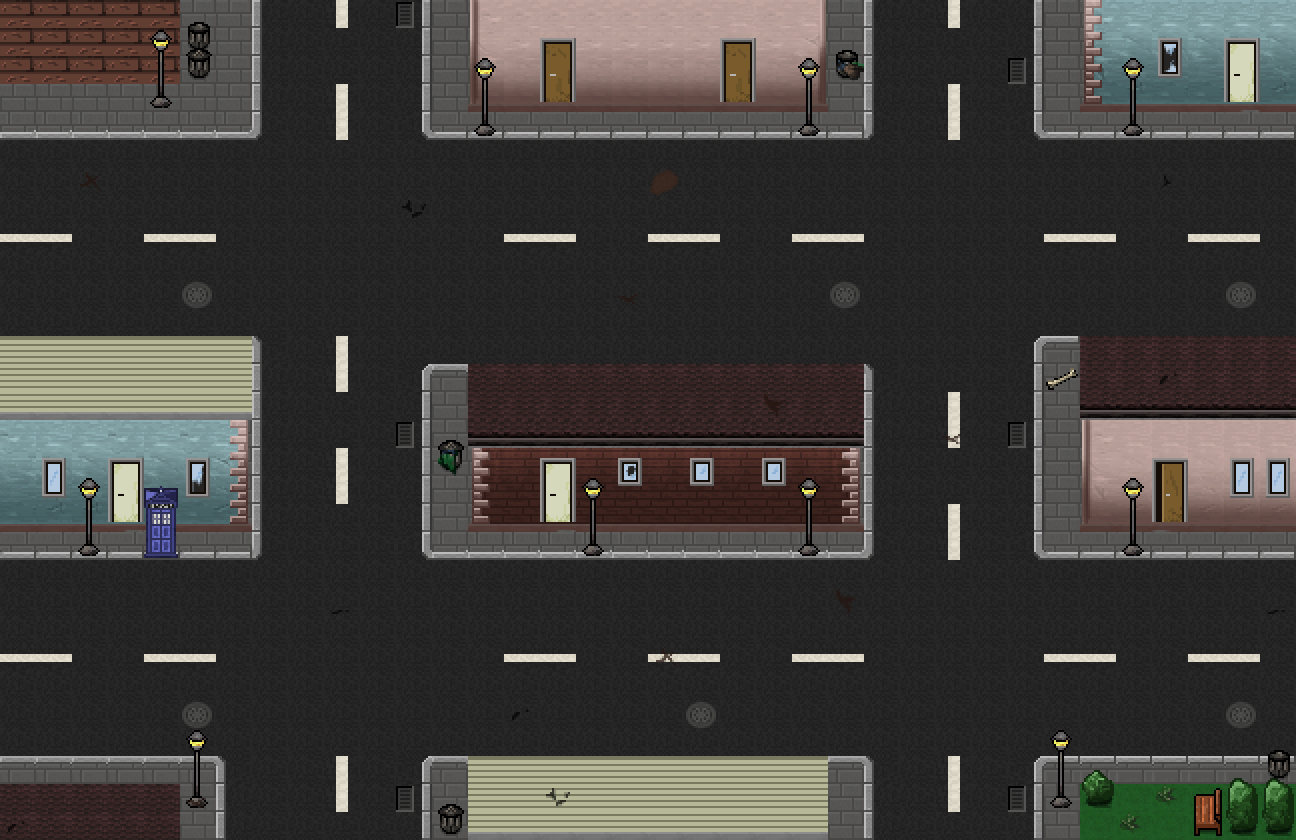

The image is a tile-based game level rendered from a .tmx file. Its description and source (layers, tilesets, objects; grid data summarised) follow:
An orthogonal 36x30 tile map with 36x28 px tiles, 3 tile layers (map, ebene1, ebene2), 2 hidden layers not drawn.

<map version="1.0" orientation="orthogonal" renderorder="right-down" width="36" height="30" tilewidth="36" tileheight="28" nextobjectid="1">
 <tileset firstgid="1" name="sprite_sheet_props_main" tilewidth="36" tileheight="28">
  <image source="../img/sprite_sheet_props_main.png" width="1800" height="1400" />
 </tileset>
 <layer name="map" width="36" height="30">
  <data>[1080 cells, 1080 non-empty, 15 distinct tile ids]</data>
 </layer>
 <layer name="ebene1" width="36" height="30">
  <data>[1080 cells, 307 non-empty, 67 distinct tile ids]</data>
 </layer>
 <layer name="walkable" width="36" height="30" visible="0">
  <data>[1080 cells, 294 non-empty, 1 distinct tile ids]</data>
 </layer>
 <layer name="ebene2" width="36" height="30">
  <data>[1080 cells, 99 non-empty, 41 distinct tile ids]</data>
 </layer>
 <layer name="ligthing" width="36" height="30" visible="0">
  <data>[1080 cells, 1080 non-empty, 121 distinct tile ids]</data>
 </layer>
</map>
